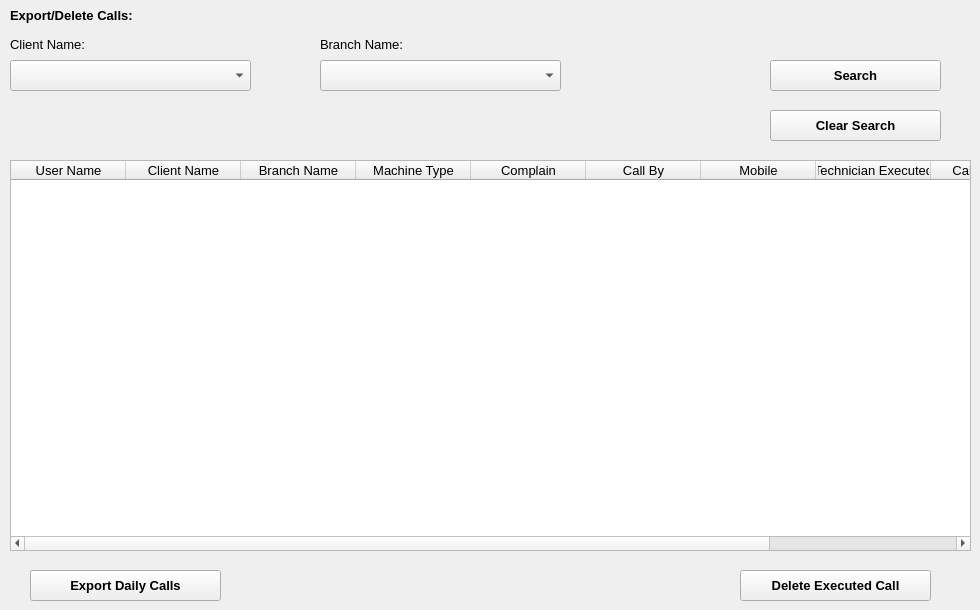
   <widget class="QWidget" name="tab_4">
    <attribute name="title">
     <string>Export/Delete Calls</string>
    </attribute>
    <widget class="QPushButton" name="exportdailycalls">
     <property name="geometry">
      <rect>
       <x>30</x>
       <y>570</y>
       <width>191</width>
       <height>31</height>
      </rect>
     </property>
     <property name="font">
      <font>
       <family>Segoe UI</family>
       <pointsize>10</pointsize>
       <weight>75</weight>
       <bold>true</bold>
      </font>
     </property>
     <property name="text">
      <string>Export Daily Calls</string>
     </property>
    </widget>
    <widget class="QLabel" name="label_4">
     <property name="geometry">
      <rect>
       <x>320</x>
       <y>29</y>
       <width>121</width>
       <height>31</height>
      </rect>
     </property>
     <property name="font">
      <font>
       <family>Segoe UI</family>
       <pointsize>10</pointsize>
      </font>
     </property>
     <property name="text">
      <string>Branch Name:</string>
     </property>
    </widget>
    <widget class="QTableWidget" name="tableWidget_10">
     <property name="enabled">
      <bool>true</bool>
     </property>
     <property name="geometry">
      <rect>
       <x>10</x>
       <y>160</y>
       <width>961</width>
       <height>391</height>
      </rect>
     </property>
     <property name="font">
      <font>
       <pointsize>10</pointsize>
      </font>
     </property>
     <attribute name="horizontalHeaderDefaultSectionSize">
      <number>115</number>
     </attribute>
     <column>
      <property name="text">
       <string>User Name</string>
      </property>
      <property name="font">
       <font>
        <family>Segoe UI</family>
        <pointsize>10</pointsize>
       </font>
      </property>
      <property name="textAlignment">
       <set>AlignCenter</set>
      </property>
     </column>
     <column>
      <property name="text">
       <string>Client Name</string>
      </property>
      <property name="font">
       <font>
        <family>Segoe UI</family>
        <pointsize>10</pointsize>
       </font>
      </property>
      <property name="textAlignment">
       <set>AlignCenter</set>
      </property>
     </column>
     <column>
      <property name="text">
       <string>Branch Name</string>
      </property>
      <property name="font">
       <font>
        <family>Segoe UI</family>
        <pointsize>10</pointsize>
       </font>
      </property>
      <property name="textAlignment">
       <set>AlignCenter</set>
      </property>
     </column>
     <column>
      <property name="text">
       <string>Machine Type</string>
      </property>
      <property name="font">
       <font>
        <family>Segoe UI</family>
        <pointsize>10</pointsize>
       </font>
      </property>
      <property name="textAlignment">
       <set>AlignCenter</set>
      </property>
     </column>
     <column>
      <property name="text">
       <string>Complain</string>
      </property>
      <property name="font">
       <font>
        <family>Segoe UI</family>
        <pointsize>10</pointsize>
       </font>
      </property>
      <property name="textAlignment">
       <set>AlignCenter</set>
      </property>
     </column>
     <column>
      <property name="text">
       <string>Call By</string>
      </property>
      <property name="font">
       <font>
        <family>Segoe UI</family>
        <pointsize>10</pointsize>
       </font>
      </property>
      <property name="textAlignment">
       <set>AlignCenter</set>
      </property>
     </column>
     <column>
      <property name="text">
       <string>Mobile</string>
      </property>
      <property name="font">
       <font>
        <family>Segoe UI</family>
        <pointsize>10</pointsize>
       </font>
      </property>
     </column>
     <column>
      <property name="text">
       <string>Technician Executed</string>
      </property>
      <property name="font">
       <font>
        <family>Segoe UI</family>
        <pointsize>10</pointsize>
       </font>
      </property>
      <property name="textAlignment">
       <set>AlignCenter</set>
      </property>
     </column>
     <column>
      <property name="text">
       <string>Call Number</string>
      </property>
      <property name="font">
       <font>
        <family>Segoe UI</family>
        <pointsize>10</pointsize>
       </font>
      </property>
      <property name="textAlignment">
       <set>AlignCenter</set>
      </property>
     </column>
     <column>
      <property name="text">
       <string>Date</string>
      </property>
      <property name="font">
       <font>
        <family>Segoe UI</family>
        <pointsize>10</pointsize>
       </font>
      </property>
      <property name="textAlignment">
       <set>AlignCenter</set>
      </property>
     </column>
    </widget>
    <widget class="QComboBox" name="clientcoboxnamehis">
     <property name="geometry">
      <rect>
       <x>10</x>
       <y>60</y>
       <width>241</width>
       <height>31</height>
      </rect>
     </property>
     <property name="font">
      <font>
       <family>Segoe UI</family>
       <pointsize>10</pointsize>
      </font>
     </property>
    </widget>
    <widget class="QPushButton" name="clearsearchhistory">
     <property name="geometry">
      <rect>
       <x>770</x>
       <y>110</y>
       <width>171</width>
       <height>31</height>
      </rect>
     </property>
     <property name="font">
      <font>
       <family>Segoe UI</family>
       <pointsize>10</pointsize>
       <weight>75</weight>
       <bold>true</bold>
      </font>
     </property>
     <property name="text">
      <string>Clear Search</string>
     </property>
    </widget>
    <widget class="QPushButton" name="searchhistory">
     <property name="geometry">
      <rect>
       <x>770</x>
       <y>60</y>
       <width>171</width>
       <height>31</height>
      </rect>
     </property>
     <property name="font">
      <font>
       <family>Segoe UI</family>
       <pointsize>10</pointsize>
       <weight>75</weight>
       <bold>true</bold>
      </font>
     </property>
     <property name="text">
      <string>Search</string>
     </property>
    </widget>
    <widget class="QLabel" name="label_23">
     <property name="geometry">
      <rect>
       <x>10</x>
       <y>29</y>
       <width>111</width>
       <height>31</height>
      </rect>
     </property>
     <property name="font">
      <font>
       <family>Segoe UI</family>
       <pointsize>10</pointsize>
      </font>
     </property>
     <property name="text">
      <string>Client Name:</string>
     </property>
    </widget>
    <widget class="QPushButton" name="deleteexecutedcall">
     <property name="geometry">
      <rect>
       <x>740</x>
       <y>570</y>
       <width>191</width>
       <height>31</height>
      </rect>
     </property>
     <property name="font">
      <font>
       <family>Segoe UI</family>
       <pointsize>10</pointsize>
       <weight>75</weight>
       <bold>true</bold>
      </font>
     </property>
     <property name="text">
      <string>Delete Executed Call</string>
     </property>
    </widget>
    <widget class="QComboBox" name="branchcoboxnamehis">
     <property name="geometry">
      <rect>
       <x>320</x>
       <y>60</y>
       <width>241</width>
       <height>31</height>
      </rect>
     </property>
     <property name="font">
      <font>
       <family>Segoe UI</family>
       <pointsize>10</pointsize>
      </font>
     </property>
    </widget>
    <widget class="QLabel" name="label_39">
     <property name="geometry">
      <rect>
       <x>10</x>
       <y>0</y>
       <width>171</width>
       <height>31</height>
      </rect>
     </property>
     <property name="font">
      <font>
       <family>Segoe UI</family>
       <pointsize>10</pointsize>
       <weight>75</weight>
       <bold>true</bold>
      </font>
     </property>
     <property name="text">
      <string>Export/Delete Calls:</string>
     </property>
    </widget>
   </widget>
